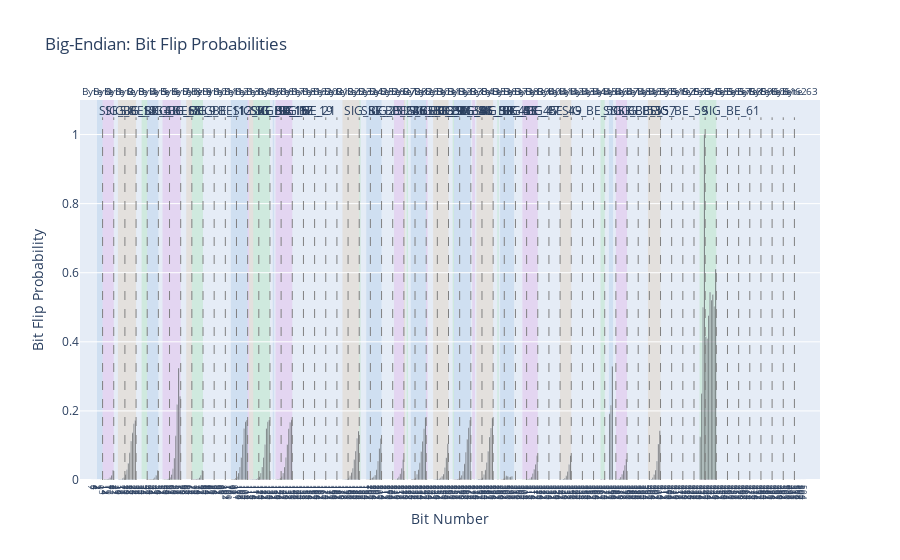

Source (notebook cell):
### Code cell
decoder.plot_message_from_id('10F')
